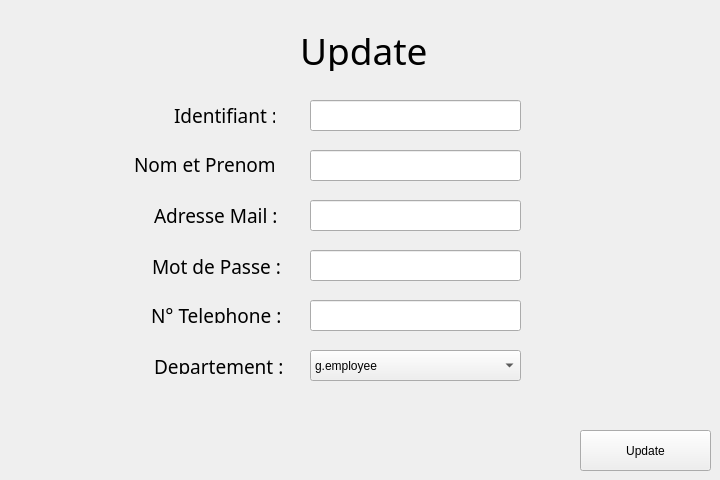
     <widget class="QWidget" name="tab_4">
      <attribute name="title">
       <string>modifier un employe</string>
      </attribute>
      <widget class="QPushButton" name="pb_modifier">
       <property name="geometry">
        <rect>
         <x>580</x>
         <y>430</y>
         <width>131</width>
         <height>41</height>
        </rect>
       </property>
       <property name="text">
        <string>Update</string>
       </property>
      </widget>
      <widget class="QLineEdit" name="le_num_2">
       <property name="geometry">
        <rect>
         <x>310</x>
         <y>300</y>
         <width>211</width>
         <height>31</height>
        </rect>
       </property>
      </widget>
      <widget class="QLineEdit" name="la_adresse_2">
       <property name="geometry">
        <rect>
         <x>310</x>
         <y>200</y>
         <width>211</width>
         <height>31</height>
        </rect>
       </property>
      </widget>
      <widget class="QLabel" name="label_16">
       <property name="geometry">
        <rect>
         <x>151</x>
         <y>307</y>
         <width>131</width>
         <height>16</height>
        </rect>
       </property>
       <property name="font">
        <font>
         <family>Bell MT</family>
         <pointsize>14</pointsize>
         <italic>false</italic>
         <bold>false</bold>
        </font>
       </property>
       <property name="text">
        <string>N° Telephone :</string>
       </property>
      </widget>
      <widget class="QLineEdit" name="le_mdp_2">
       <property name="geometry">
        <rect>
         <x>310</x>
         <y>250</y>
         <width>211</width>
         <height>31</height>
        </rect>
       </property>
      </widget>
      <widget class="QLabel" name="label_17">
       <property name="geometry">
        <rect>
         <x>174</x>
         <y>107</y>
         <width>101</width>
         <height>16</height>
        </rect>
       </property>
       <property name="font">
        <font>
         <family>Bell MT</family>
         <pointsize>14</pointsize>
         <italic>false</italic>
         <bold>false</bold>
        </font>
       </property>
       <property name="text">
        <string>Identifiant :</string>
       </property>
      </widget>
      <widget class="QLabel" name="label_18">
       <property name="geometry">
        <rect>
         <x>152</x>
         <y>258</y>
         <width>131</width>
         <height>16</height>
        </rect>
       </property>
       <property name="font">
        <font>
         <family>Bell MT</family>
         <pointsize>14</pointsize>
         <italic>false</italic>
         <bold>false</bold>
        </font>
       </property>
       <property name="text">
        <string>Mot de Passe :</string>
       </property>
      </widget>
      <widget class="QLineEdit" name="le_nom_2">
       <property name="geometry">
        <rect>
         <x>310</x>
         <y>150</y>
         <width>211</width>
         <height>31</height>
        </rect>
       </property>
      </widget>
      <widget class="QLabel" name="label_19">
       <property name="geometry">
        <rect>
         <x>154</x>
         <y>358</y>
         <width>131</width>
         <height>16</height>
        </rect>
       </property>
       <property name="font">
        <font>
         <family>Bell MT</family>
         <pointsize>14</pointsize>
         <italic>false</italic>
         <bold>false</bold>
        </font>
       </property>
       <property name="text">
        <string>Departement :</string>
       </property>
      </widget>
      <widget class="QLabel" name="label_20">
       <property name="geometry">
        <rect>
         <x>154</x>
         <y>207</y>
         <width>131</width>
         <height>16</height>
        </rect>
       </property>
       <property name="font">
        <font>
         <family>Bell MT</family>
         <pointsize>14</pointsize>
         <italic>false</italic>
         <bold>false</bold>
        </font>
       </property>
       <property name="text">
        <string>Adresse Mail :</string>
       </property>
      </widget>
      <widget class="QLabel" name="label_21">
       <property name="geometry">
        <rect>
         <x>134</x>
         <y>156</y>
         <width>141</width>
         <height>16</height>
        </rect>
       </property>
       <property name="font">
        <font>
         <family>Bell MT</family>
         <pointsize>14</pointsize>
         <italic>false</italic>
         <bold>false</bold>
        </font>
       </property>
       <property name="text">
        <string>Nom et Prenom :</string>
       </property>
      </widget>
      <widget class="QLabel" name="label_update">
       <property name="geometry">
        <rect>
         <x>300</x>
         <y>30</y>
         <width>141</width>
         <height>41</height>
        </rect>
       </property>
       <property name="font">
        <font>
         <family>Bell MT</family>
         <pointsize>28</pointsize>
         <italic>false</italic>
         <bold>false</bold>
        </font>
       </property>
       <property name="text">
        <string>Update</string>
       </property>
      </widget>
      <widget class="QComboBox" name="comboBox_2">
       <property name="geometry">
        <rect>
         <x>310</x>
         <y>350</y>
         <width>211</width>
         <height>31</height>
        </rect>
       </property>
       <item>
        <property name="text">
         <string>g.employee</string>
        </property>
       </item>
       <item>
        <property name="text">
         <string>g.rapports</string>
        </property>
       </item>
       <item>
        <property name="text">
         <string>g.entreprises</string>
        </property>
       </item>
       <item>
        <property name="text">
         <string>g.reglement</string>
        </property>
       </item>
       <item>
        <property name="text">
         <string>g.accreditation</string>
        </property>
       </item>
       <item>
        <property name="text">
         <string>g.reclamations</string>
        </property>
       </item>
      </widget>
      <widget class="QLineEdit" name="le_id_2">
       <property name="geometry">
        <rect>
         <x>310</x>
         <y>100</y>
         <width>211</width>
         <height>31</height>
        </rect>
       </property>
      </widget>
     </widget>
